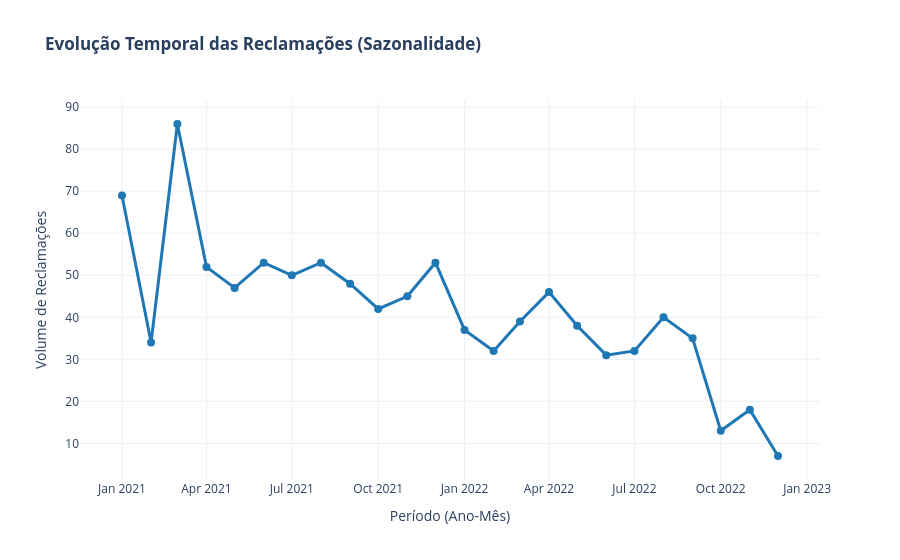

Notebook code cell kept with this figure:
### Code cell
# 4.1 Volumetria Temporal (Sazonalidade)
# Criar coluna de Ano-Mês garantindo a ordenação cronológica
df_final['ANO_MES'] = df_final['ANO'].astype(str) + '-' + df_final['MES'].astype(str).str.zfill(2)
volumetria = df_final.groupby('ANO_MES').size().reset_index(name='TOTAL_RECLAMACOES')
volumetria = volumetria.sort_values('ANO_MES')

# Criação do gráfico interativo
fig_tempo = px.line(
    volumetria, 
    x='ANO_MES', 
    y='TOTAL_RECLAMACOES', 
    markers=True,
    title='<b>Evolução Temporal das Reclamações (Sazonalidade)</b>',
    labels={'ANO_MES': 'Período (Ano-Mês)', 'TOTAL_RECLAMACOES': 'Volume de Reclamações'},
    template='plotly_white'
)

fig_tempo.update_traces(line=dict(width=3, color='#1f77b4'), marker=dict(size=8))
fig_tempo.show()

### Figure 1 — Plotly figure (JSON) as saved in the notebook; plotly's stock layout.template omitted (floating-point values rounded to 4 significant figures)
{"data": [{"hovertemplate": "Período (Ano-Mês)=%{x}<br>Volume de Reclamações=%{y}<extra></extra>", "legendgroup": "", "line": {"color": "#1f77b4", "dash": "solid", "width": 3}, "marker": {"size": 8, "symbol": "circle"}, "mode": "lines+markers", "name": "", "orientation": "v", "showlegend": false, "type": "scatter", "x": ["2021-01", "2021-02", "2021-03", "2021-04", "2021-05", "2021-06", "2021-07", "2021-08", "2021-09", "2021-10", "2021-11", "2021-12", "2022-01", "2022-02", "2022-03", "2022-04", "2022-05", "2022-06", "2022-07", "2022-08", "2022-09", "2022-10", "2022-11", "2022-12"], "xaxis": "x", "y": [69, 34, 86, 52, 47, 53, 50, 53, 48, 42, 45, 53, 37, 32, 39, 46, 38, 31, 32, 40, 35, 13, 18, 7], "yaxis": "y"}], "layout": {"legend": {"tracegroupgap": 0}, "title": {"text": "<b>Evolução Temporal das Reclamações (Sazonalidade)</b>"}, "xaxis": {"anchor": "y", "domain": [0, 1], "title": {"text": "Período (Ano-Mês)"}}, "yaxis": {"anchor": "x", "domain": [0, 1], "title": {"text": "Volume de Reclamações"}}}}
